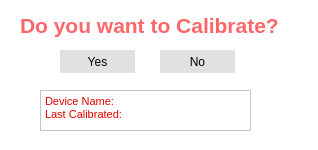
<?xml version="1.0" encoding="UTF-8"?>
<ui version="4.0">
 <class>Dialog</class>
 <widget class="QDialog" name="Dialog">
  <property name="geometry">
   <rect>
    <x>0</x>
    <y>0</y>
    <width>318</width>
    <height>150</height>
   </rect>
  </property>
  <property name="windowTitle">
   <string>Dialog</string>
  </property>
  <property name="styleSheet">
   <string notr="true">background-color: rgb(255, 255, 255);</string>
  </property>
  <widget class="QLabel" name="label">
   <property name="geometry">
    <rect>
     <x>20</x>
     <y>10</y>
     <width>281</width>
     <height>31</height>
    </rect>
   </property>
   <property name="font">
    <font>
     <pointsize>16</pointsize>
     <weight>75</weight>
     <bold>true</bold>
    </font>
   </property>
   <property name="styleSheet">
    <string notr="true">color: rgb(255, 102, 105);</string>
   </property>
   <property name="text">
    <string>Do you want to Calibrate?</string>
   </property>
  </widget>
  <widget class="QPushButton" name="pushButton">
   <property name="geometry">
    <rect>
     <x>60</x>
     <y>50</y>
     <width>75</width>
     <height>23</height>
    </rect>
   </property>
   <property name="styleSheet">
    <string notr="true">color: rgb(0, 0, 0);
background-color: rgb(225, 225, 225);
border-radius: 20;</string>
   </property>
   <property name="text">
    <string>Yes</string>
   </property>
  </widget>
  <widget class="QPushButton" name="pushButton_2">
   <property name="geometry">
    <rect>
     <x>160</x>
     <y>50</y>
     <width>75</width>
     <height>23</height>
    </rect>
   </property>
   <property name="styleSheet">
    <string notr="true">color: rgb(0, 0, 0);
background-color: rgb(225, 225, 225);
border-radius: 20;</string>
   </property>
   <property name="text">
    <string>No</string>
   </property>
  </widget>
  <widget class="QTextEdit" name="textEdit">
   <property name="geometry">
    <rect>
     <x>40</x>
     <y>90</y>
     <width>211</width>
     <height>41</height>
    </rect>
   </property>
   <property name="styleSheet">
    <string notr="true">color: rgb(230, 0, 0);</string>
   </property>
   <property name="html">
    <string>&lt;!DOCTYPE HTML PUBLIC &quot;-//W3C//DTD HTML 4.0//EN&quot; &quot;http://www.w3.org/TR/REC-html40/strict.dtd&quot;&gt;
&lt;html&gt;&lt;head&gt;&lt;meta name=&quot;qrichtext&quot; content=&quot;1&quot; /&gt;&lt;style type=&quot;text/css&quot;&gt;
p, li { white-space: pre-wrap; }
&lt;/style&gt;&lt;/head&gt;&lt;body style=&quot; font-family:'MS Shell Dlg 2'; font-size:8.25pt; font-weight:400; font-style:normal;&quot;&gt;
&lt;p style=&quot; margin-top:0px; margin-bottom:0px; margin-left:0px; margin-right:0px; -qt-block-indent:0; text-indent:0px;&quot;&gt;Device Name: &lt;/p&gt;
&lt;p style=&quot; margin-top:0px; margin-bottom:0px; margin-left:0px; margin-right:0px; -qt-block-indent:0; text-indent:0px;&quot;&gt;Last Calibrated:&lt;/p&gt;&lt;/body&gt;&lt;/html&gt;</string>
   </property>
  </widget>
 </widget>
 <resources/>
 <connections/>
</ui>
